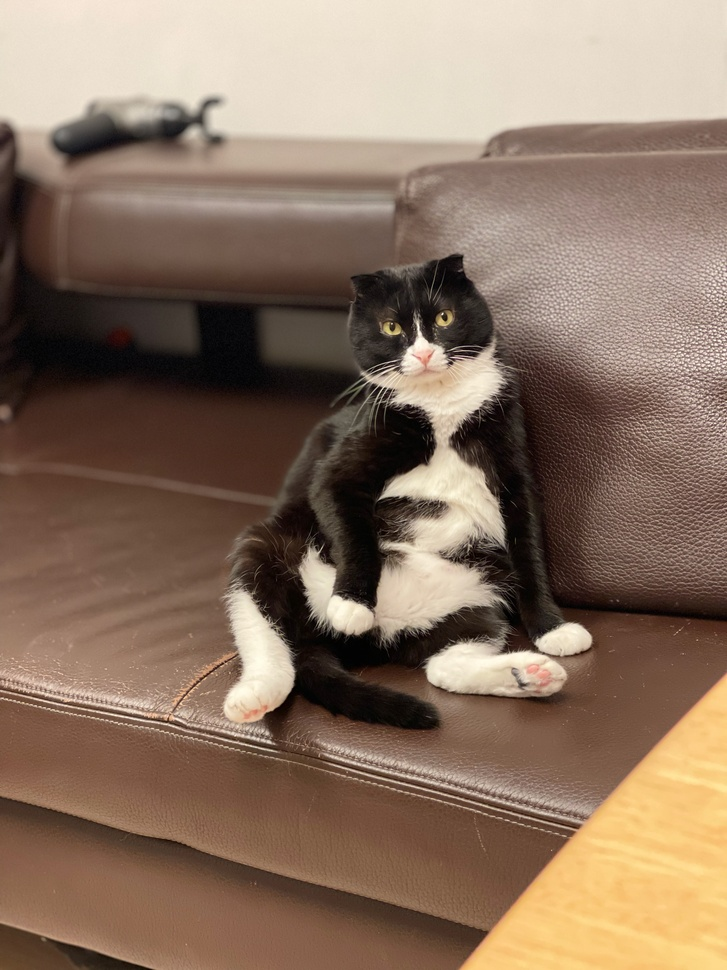
#> input picture Week_04/Day5/sample_image/IMG_0033.jpeg, 727 x 970 px, shrunk from 3024 x 4032 before the run
$ python day5_3.py
#> lines starting #> are read from the running program, lines starting #| are printed output that depends on the picture
import time
import cv2
import numpy as np

image = cv2.imread('./sample_image/IMG_0033.jpeg', cv2.IMREAD_GRAYSCALE)
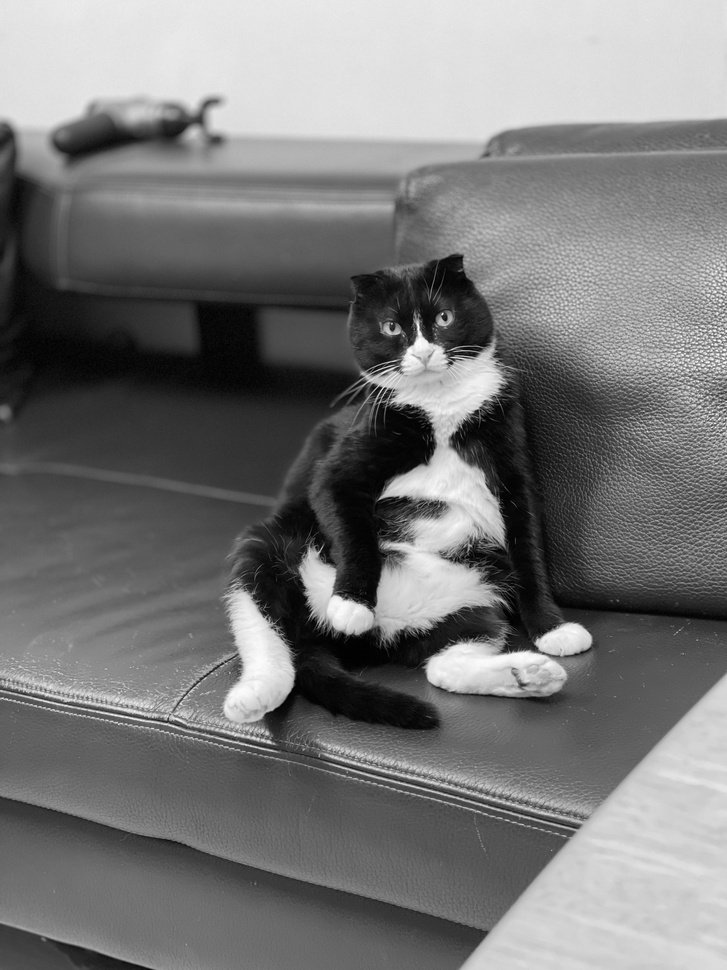
#> image: shape (970, 727); min 0, max 255, mean 119.7


def pixel_access1(image):
    canvas = np.zeros(image.shape[:2], image.dtype)
    for i in range(image.shape[0]):
        for j in range(image.shape[1]):
            canvas[i, j] = 255 - image[i, j]
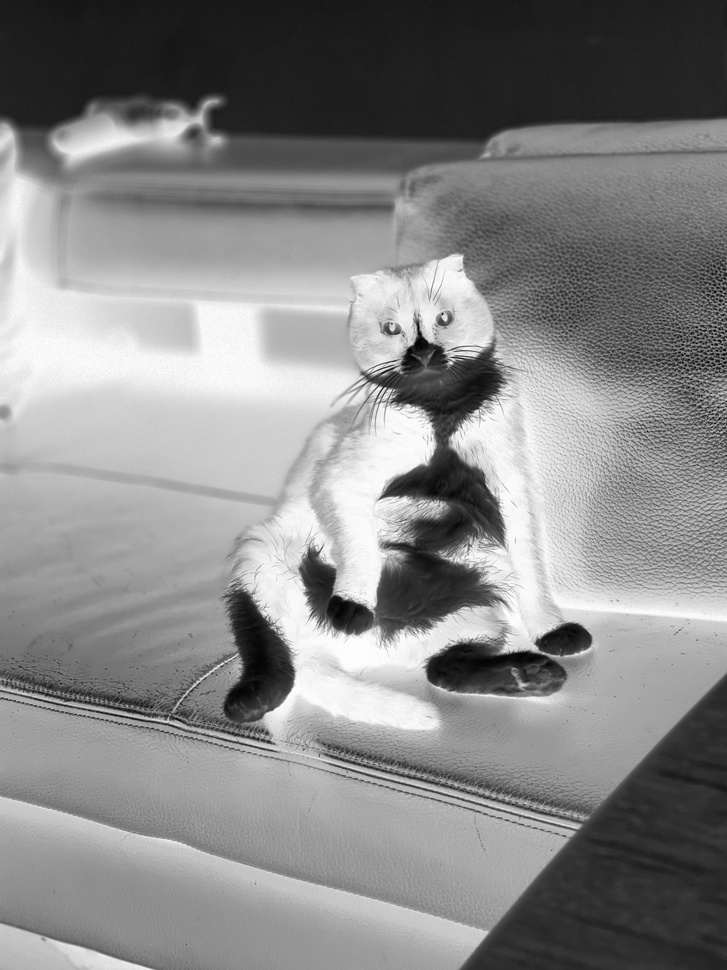
#> canvas: shape (970, 727); min 0, max 255, mean 135.3

    return canvas


def pixel_access2(image):
    tmp = np.zeros(image.shape[:2], image.dtype)

    for i in range(image.shape[0]):
        for j in range(image.shape[1]):
            tmp.itemset((i, j), 255 - image.item(i, j))

    return tmp


def pixel_access3(image):
    lut = [255 - i for i in range(256)]
    lut = np.array(lut, np.uint8)
    return lut[image]


def pixel_access4(image):
    return cv2.subtract(255, image)


def pixel_access5(image):
    return 255 - image


def time_check(func, msg):
    start_time = time.perf_counter()
    ret_img = func(image)
    elapsed = (time.perf_counter() - start_time) * 100
    print(f'{msg} 수행시간: {elapsed:02}ms')
    return ret_img


if __name__ == "__main__":
    time_check(pixel_access1, "[방법1] 직접 접근 방식")
    time_check(pixel_access2, "[방법2] item() 함수 접근 방식")
    time_check(pixel_access3, "[방법3] lookup table 방식")
    time_check(pixel_access4, "[방법4] OpenCV 함수  방식")
    time_check(pixel_access5, "[방법5] ndarray 연산 방식")

$ run again, with Week_04/Day5/sample_image/IMG_0019.jpeg copied over Week_04/Day5/sample_image/IMG_0033.jpeg
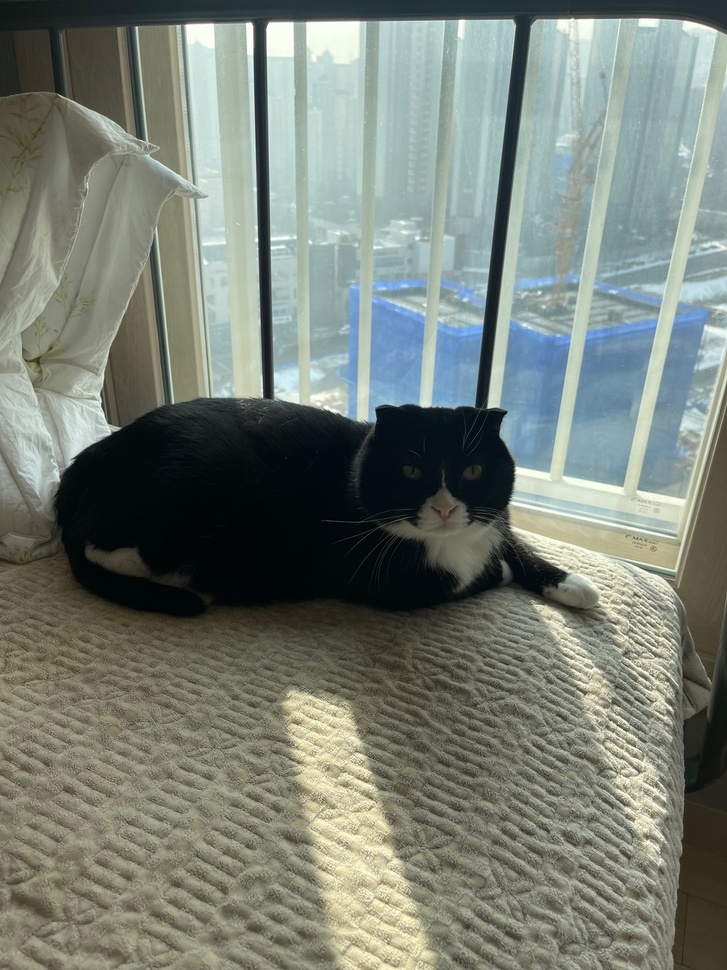
#> input picture Week_04/Day5/sample_image/IMG_0019.jpeg, 727 x 970 px, shrunk from 3024 x 4032 before the run
#> `image = cv2.imread('./sample_image/IMG_0033.jpeg', cv2.IMREAD_GRAYSCALE)`:
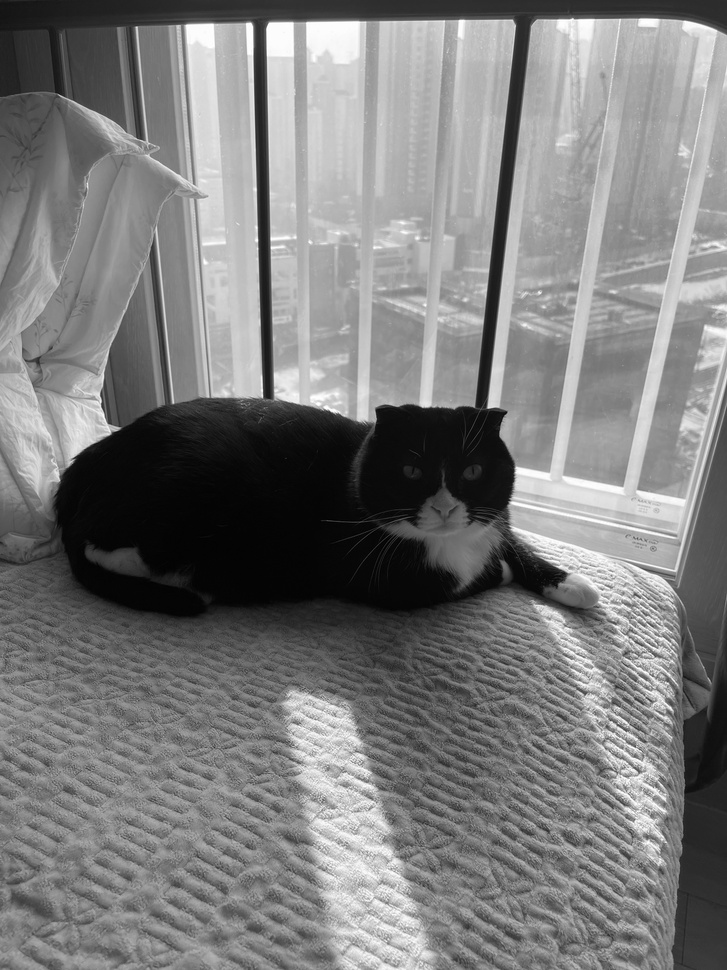
#> image: shape (970, 727); min 0, max 255, mean 124.1
#> after the loop in pixel_access1, `for i in range(image.shape[0]):`:
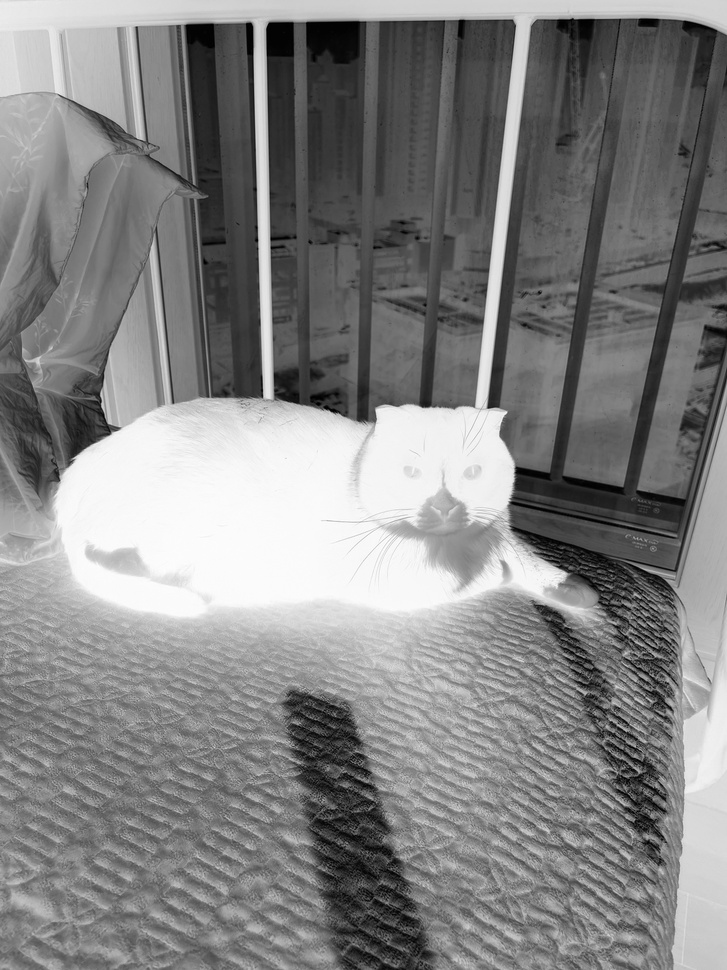
#> canvas: shape (970, 727); min 0, max 255, mean 130.9

$ run again, with Week_04/Day5/sample_image/IMG_5881.jpeg copied over Week_04/Day5/sample_image/IMG_0033.jpeg
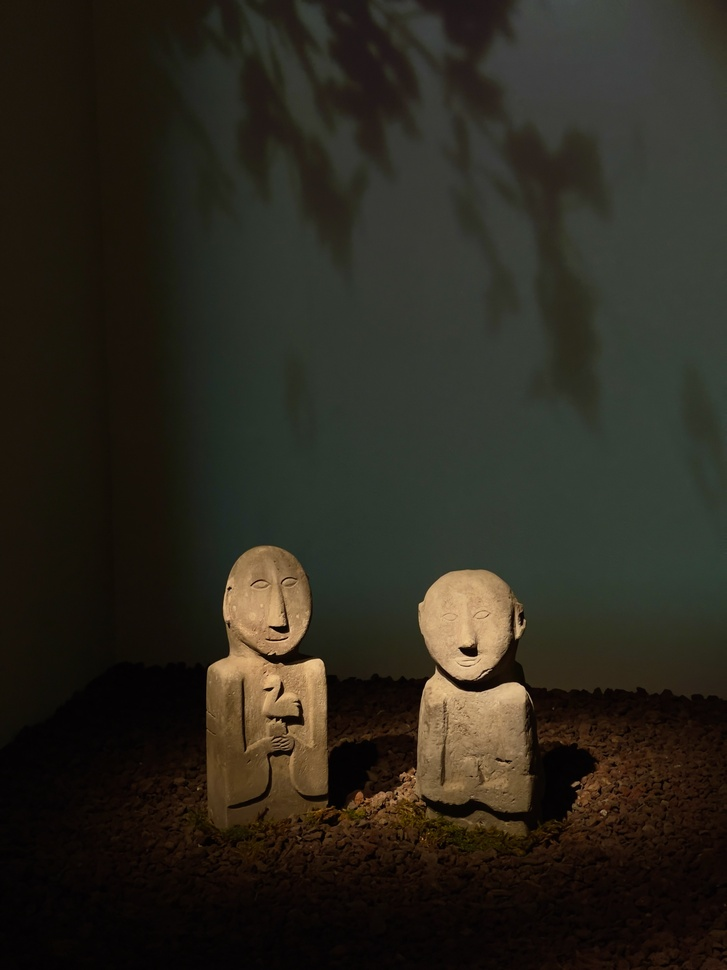
#> input picture Week_04/Day5/sample_image/IMG_5881.jpeg, 727 x 970 px, shrunk from 3024 x 4032 before the run
#> `image = cv2.imread('./sample_image/IMG_0033.jpeg', cv2.IMREAD_GRAYSCALE)`:
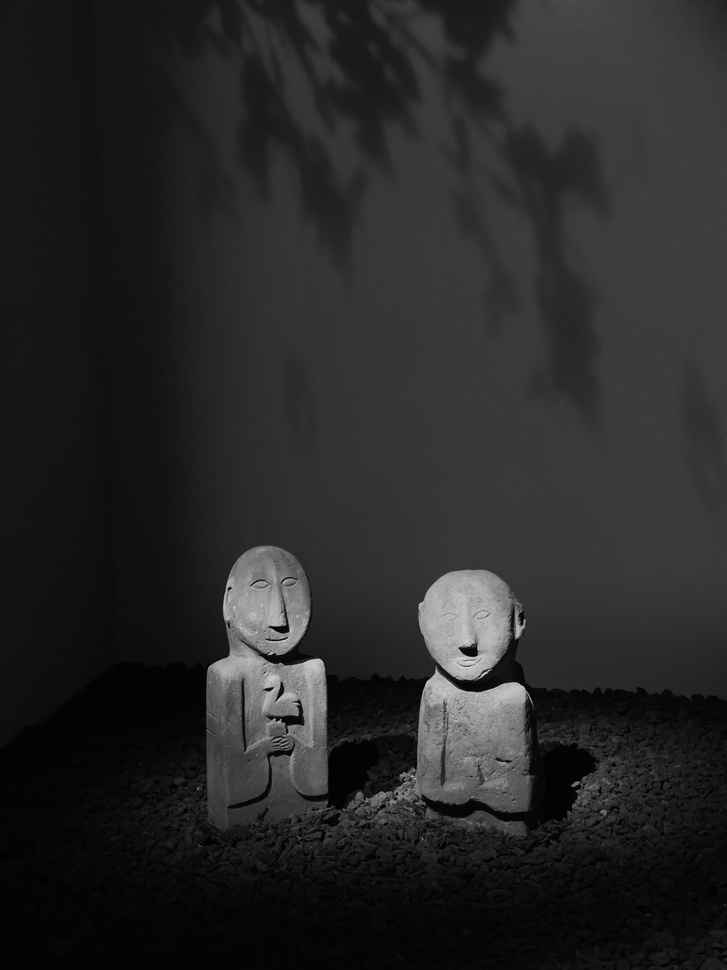
#> image: shape (970, 727); min 0, max 217, mean 39.7
#> after the loop in pixel_access1, `for i in range(image.shape[0]):`:
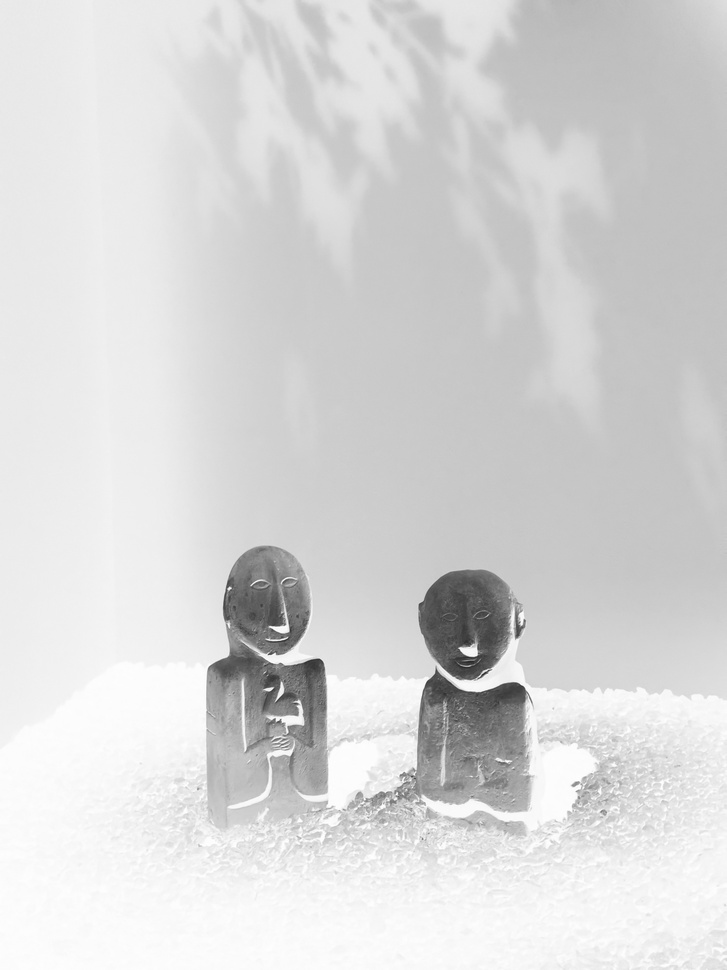
#> canvas: shape (970, 727); min 38, max 255, mean 215.3

$ run again, with Week_04/Day5/sample_image/IMG_6095.jpeg copied over Week_04/Day5/sample_image/IMG_0033.jpeg
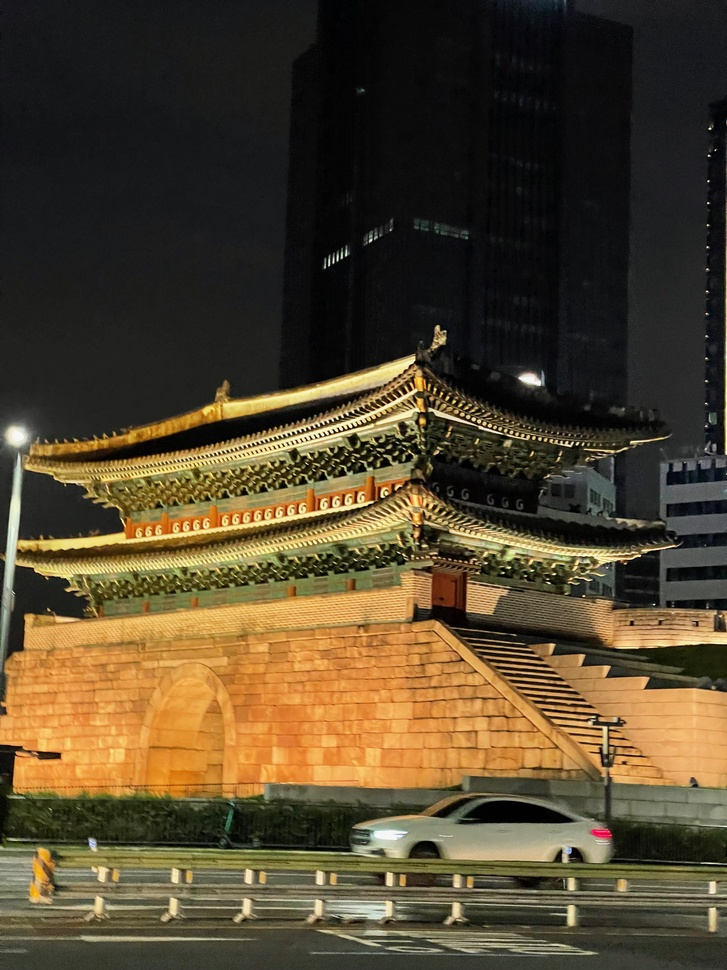
#> input picture Week_04/Day5/sample_image/IMG_6095.jpeg, 727 x 970 px, shrunk from 3024 x 4032 before the run
#> `image = cv2.imread('./sample_image/IMG_0033.jpeg', cv2.IMREAD_GRAYSCALE)`:
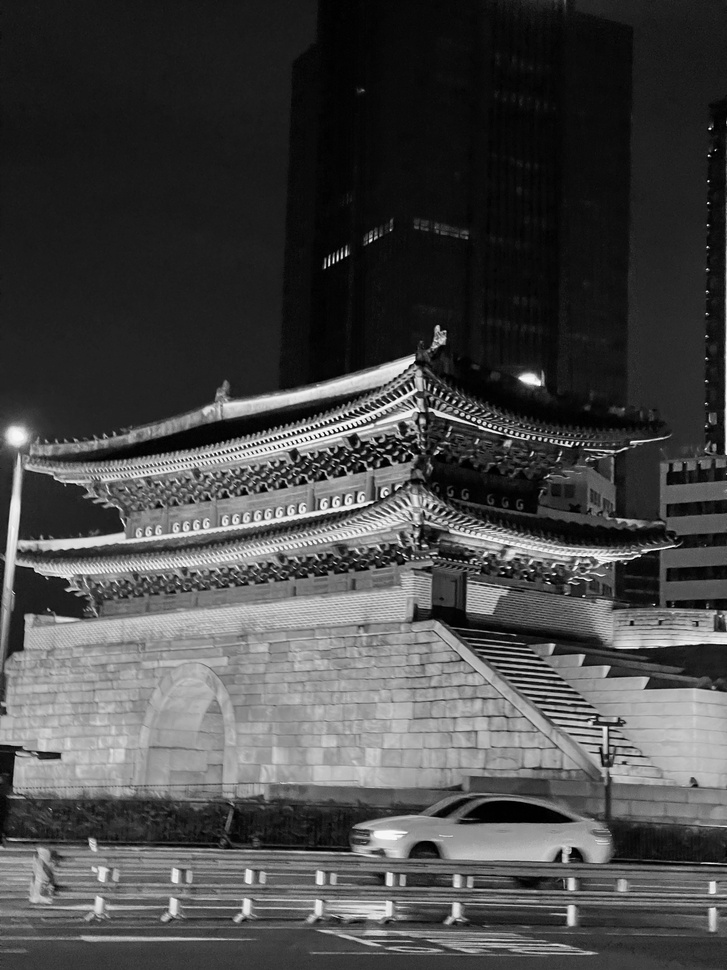
#> image: shape (970, 727); min 0, max 255, mean 70.9
#> after the loop in pixel_access1, `for i in range(image.shape[0]):`:
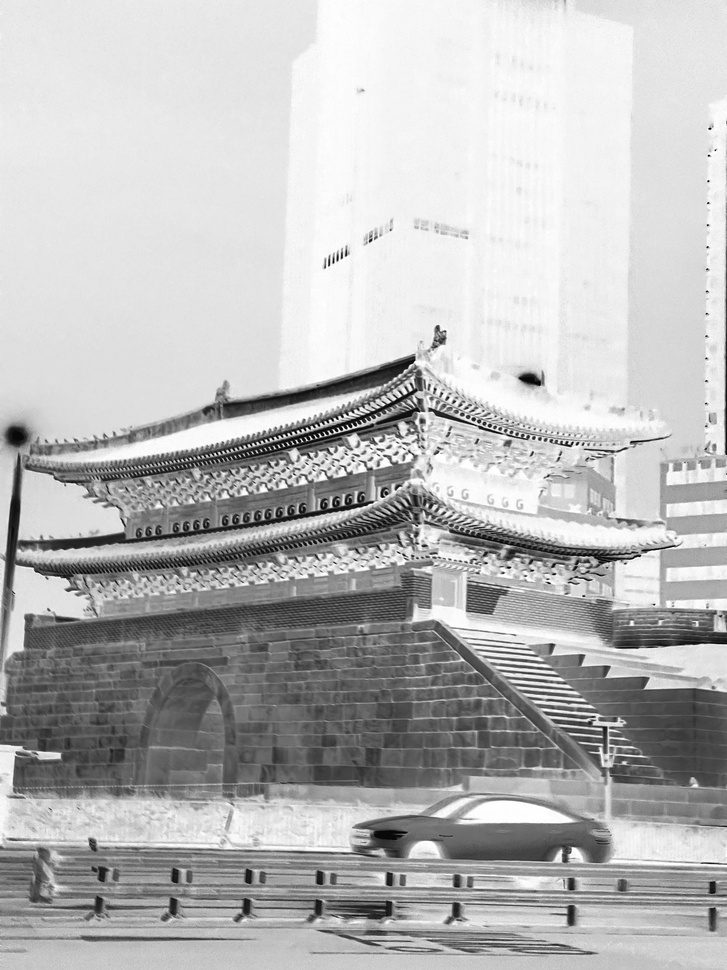
#> canvas: shape (970, 727); min 0, max 255, mean 184.1
